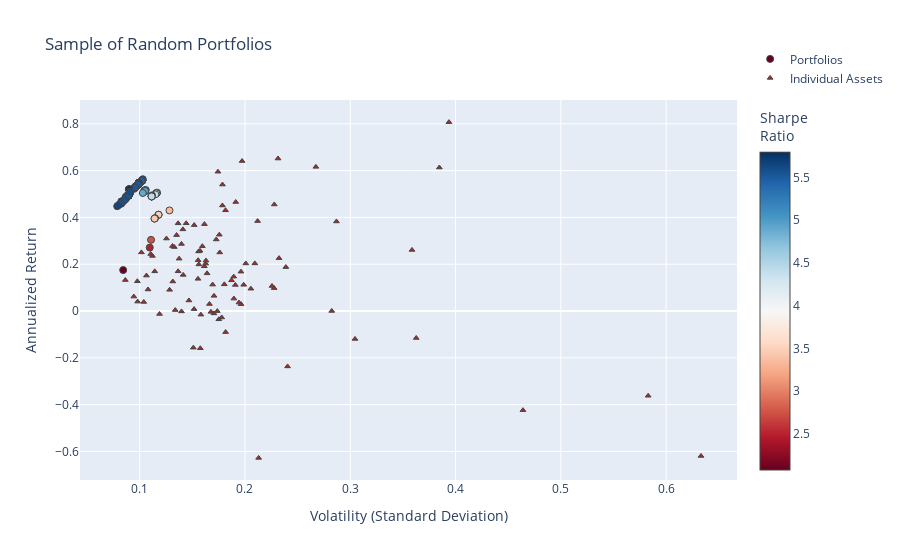

The notebook cell saved with this chart:
### Code cell
fig = go.Figure()

fig.add_trace(go.Scatter(
    x=[p["variance"]**0.5 for p in total_portfolios],  # Convert variance to volatility
    y=[p["return"] for p in total_portfolios],
    mode='markers',
    marker=dict(
        color=[p["sharpe"] for p in total_portfolios],  # Sharpe Ratio
        showscale=True,
        size=7,
        line=dict(width=1),
        colorscale="RdBu",
        colorbar=dict(title="Sharpe<br>Ratio")
    ),
    hoverinfo='text',
    text=[
        f"Return: {p['return']:.3%}<br>Volatility: {p['variance']**0.5:.3f}<br>" +
        f"Sharpe Ratio: {p['return'] / (p['variance']**0.5):.3f}<br>" +
        "<br>".join([f"{p['tickers'][i]}: Weight={p['weights'][i]:.3f}" for i in range(len(p['tickers']))])
        for p in total_portfolios
    ],
    name="Portfolios"
))

fig.add_trace(go.Scatter(
    x=volatility,
    y=annualized_returns,
    mode='markers',
    hoverinfo='text',
    hovertext=[
        f"{name} <br>Volatility: {vol:.3f} <br>Returns: {ret:.3%} <br>Sharpe Ratio: {sr:.3f}"
        for name, vol, ret, sr in zip(names, volatility, annualized_returns, sharpe_ratios)
    ],
    marker=dict(
        color='brown',
        size=5,
        symbol='triangle-up',  # Sets the marker shape to a triangle
        line=dict(width=1)
    ),
    name="Individual Assets"
))

fig.update_layout(
    title='Sample of Random Portfolios',
    xaxis_title='Volatility (Standard Deviation)',
    yaxis_title='Annualized Return',
    legend=dict(y=5
    )
)


fig.show()

### Figure 1 — Plotly figure (JSON) as saved in the notebook; plotly's stock layout.template omitted (floating-point values rounded to 4 significant figures; data arrays with more than 128 entries replaced by an {"elided": "..."} marker saying what was removed)
{"data": [{"hoverinfo": "text", "marker": {"color": {"elided": "301 float values"}, "colorbar": {"title": {"text": "Sharpe<br>Ratio"}}, "colorscale": [[0, "rgb(103,0,31)"], [0.1, "rgb(178,24,43)"], [0.2, "rgb(214,96,77)"], [0.3, "rgb(244,165,130)"], [0.4, "rgb(253,219,199)"], [0.5, "rgb(247,247,247)"], [0.6, "rgb(209,229,240)"], [0.7, "rgb(146,197,222)"], [0.8, "rgb(67,147,195)"], [0.9, "rgb(33,102,172)"], [1, "rgb(5,48,97)"]], "line": {"width": 1}, "showscale": true, "size": 7}, "mode": "markers", "name": "Portfolios", "text": {"elided": "301 str values"}, "type": "scatter", "x": {"elided": "301 float values"}, "y": {"elided": "301 float values"}}, {"hoverinfo": "text", "hovertext": ["CRM_Close <br>Volatility: 0.156 <br>Returns: 25.484% <br>Sharpe Ratio: 1.634", "BIIB_Close <br>Volatility: 0.228 <br>Returns: 9.799% <br>Sharpe Ratio: 0.430", "XOM_Close <br>Volatility: 0.104 <br>Returns: 3.880% <br>Sharpe Ratio: 0.374", "KR_Close <br>Volatility: 0.363 <br>Returns: -11.512% <br>Sharpe Ratio: -0.317", "MDT_Close <br>Volatility: 0.152 <br>Returns: 0.821% <br>Sharpe Ratio: 0.054", "EXC_Close <br>Volatility: 0.131 <br>Returns: 12.626% <br>Sharpe Ratio: 0.960", "DUK_Close <br>Volatility: 0.094 <br>Returns: 6.184% <br>Sharpe Ratio: 0.655", "SAP_Close <br>Volatility: 0.137 <br>Returns: 22.379% <br>Sharpe Ratio: 1.628", "T_Close <br>Volatility: 0.175 <br>Returns: -3.526% <br>Sharpe Ratio: -0.201", "DE_Close <br>Volatility: 0.179 <br>Returns: 45.118% <br>Sharpe Ratio: 2.527", "META_Close <br>Volatility: 0.173 <br>Returns: 30.584% <br>Sharpe Ratio: 1.771", "NEE_Close <br>Volatility: 0.112 <br>Returns: 23.547% <br>Sharpe Ratio: 2.101", "CMCSA_Close <br>Volatility: 0.206 <br>Returns: 9.549% <br>Sharpe Ratio: 0.465", "MSFT_Close <br>Volatility: 0.152 <br>Returns: 36.718% <br>Sharpe Ratio: 2.419", "RMD_Close <br>Volatility: 0.201 <br>Returns: 20.344% <br>Sharpe Ratio: 1.013", "CPB_Close <br>Volatility: 0.240 <br>Returns: -23.666% <br>Sharpe Ratio: -0.984", "AAPL_Close <br>Volatility: 0.176 <br>Returns: 25.044% <br>Sharpe Ratio: 1.423", "V_Close <br>Volatility: 0.125 <br>Returns: 30.982% <br>Sharpe Ratio: 2.471", "BTI_Close <br>Volatility: 0.191 <br>Returns: 11.154% <br>Sharpe Ratio: 0.584", "GIS_Close <br>Volatility: 0.174 <br>Returns: -0.030% <br>Sharpe Ratio: -0.002", "VRTX_Close <br>Volatility: 0.385 <br>Returns: 61.334% <br>Sharpe Ratio: 1.595", "HD_Close <br>Volatility: 0.135 <br>Returns: 32.454% <br>Sharpe Ratio: 2.404", "ADBE_Close <br>Volatility: 0.228 <br>Returns: 45.540% <br>Sharpe Ratio: 1.999", "ORCL_Close <br>Volatility: 0.187 <br>Returns: 13.134% <br>Sharpe Ratio: 0.701", "BA_Close <br>Volatility: 0.174 <br>Returns: 59.541% <br>Sharpe Ratio: 3.416", "AMD_Close <br>Volatility: 0.583 <br>Returns: -36.203% <br>Sharpe Ratio: -0.621", "RTX_Close <br>Volatility: 0.136 <br>Returns: 16.980% <br>Sharpe Ratio: 1.244", "BMY_Close <br>Volatility: 0.180 <br>Returns: 11.411% <br>Sharpe Ratio: 0.633", "DIS_Close <br>Volatility: 0.158 <br>Returns: -1.539% <br>Sharpe Ratio: -0.097", "BSX_Close <br>Volatility: 0.170 <br>Returns: -1.012% <br>Sharpe Ratio: -0.059", "F_Close <br>Volatility: 0.166 <br>Returns: 2.996% <br>Sharpe Ratio: 0.180", "SYY_Close <br>Volatility: 0.161 <br>Returns: 19.125% <br>Sharpe Ratio: 1.185", "SRE_Close <br>Volatility: 0.134 <br>Returns: 0.416% <br>Sharpe Ratio: 0.031", "JNJ_Close <br>Volatility: 0.114 <br>Returns: 16.968% <br>Sharpe Ratio: 1.485", "UA_Close <br>Volatility: 0.464 <br>Returns: -42.368% <br>Sharpe Ratio: -0.913", "PM_Close <br>Volatility: 0.140 <br>Returns: -0.165% <br>Sharpe Ratio: -0.012", "RDY_Close <br>Volatility: 0.304 <br>Returns: -11.923% <br>Sharpe Ratio: -0.392", "AMZN_Close <br>Volatility: 0.212 <br>Returns: 38.442% <br>Sharpe Ratio: 1.813", "SYK_Close <br>Volatility: 0.155 <br>Returns: 21.732% <br>Sharpe Ratio: 1.398", "WFC_Close <br>Volatility: 0.171 <br>Returns: 6.484% <br>Sharpe Ratio: 0.380", "BABA_Close <br>Volatility: 0.267 <br>Returns: 61.610% <br>Sharpe Ratio: 2.305", "ABT_Close <br>Volatility: 0.140 <br>Returns: 28.667% <br>Sharpe Ratio: 2.053", "EMR_Close <br>Volatility: 0.163 <br>Returns: 20.267% <br>Sharpe Ratio: 1.246", "WMT_Close <br>Volatility: 0.182 <br>Returns: 43.058% <br>Sharpe Ratio: 2.372", "ABBV_Close <br>Volatility: 0.179 <br>Returns: 54.051% <br>Sharpe Ratio: 3.026", "JPM_Close <br>Volatility: 0.156 <br>Returns: 19.920% <br>Sharpe Ratio: 1.276", "GILD_Close <br>Volatility: 0.189 <br>Returns: 5.321% <br>Sharpe Ratio: 0.281", "HON_Close <br>Volatility: 0.102 <br>Returns: 25.067% <br>Sharpe Ratio: 2.467", "ISRG_Close <br>Volatility: 0.191 <br>Returns: 46.587% <br>Sharpe Ratio: 2.436", "SNAP_Close <br>Volatility: 0.633 <br>Returns: -61.938% <br>Sharpe Ratio: -0.978", "INTC_Close <br>Volatility: 0.176 <br>Returns: 32.628% <br>Sharpe Ratio: 1.858", "KO_Close <br>Volatility: 0.086 <br>Returns: 13.237% <br>Sharpe Ratio: 1.533", "MCD_Close <br>Volatility: 0.136 <br>Returns: 37.497% <br>Sharpe Ratio: 2.748", "MA_Close <br>Volatility: 0.144 <br>Returns: 37.500% <br>Sharpe Ratio: 2.602", "MS_Close <br>Volatility: 0.196 <br>Returns: 16.831% <br>Sharpe Ratio: 0.858", "PYPL_Close <br>Volatility: 0.231 <br>Returns: 65.170% <br>Sharpe Ratio: 2.817", "GOOGL_Close <br>Volatility: 0.157 <br>Returns: 25.766% <br>Sharpe Ratio: 1.638", "K_Close <br>Volatility: 0.182 <br>Returns: -9.007% <br>Sharpe Ratio: -0.496", "PEP_Close <br>Volatility: 0.098 <br>Returns: 12.729% <br>Sharpe Ratio: 1.302", "SO_Close <br>Volatility: 0.119 <br>Returns: -1.259% <br>Sharpe Ratio: -0.106", "CSCO_Close <br>Volatility: 0.164 <br>Returns: 16.111% <br>Sharpe Ratio: 0.982", "ETN_Close <br>Volatility: 0.155 <br>Returns: 13.763% <br>Sharpe Ratio: 0.886", "LMT_Close <br>Volatility: 0.110 <br>Returns: 24.360% <br>Sharpe Ratio: 2.206", "CVX_Close <br>Volatility: 0.141 <br>Returns: 15.444% <br>Sharpe Ratio: 1.093", "AEP_Close <br>Volatility: 0.106 <br>Returns: 15.149% <br>Sharpe Ratio: 1.424", "PFE_Close <br>Volatility: 0.108 <br>Returns: 9.217% <br>Sharpe Ratio: 0.854", "TXN_Close <br>Volatility: 0.161 <br>Returns: 37.142% <br>Sharpe Ratio: 2.300", "VZ_Close <br>Volatility: 0.169 <br>Returns: 11.300% <br>Sharpe Ratio: 0.668", "QCOM_Close <br>Volatility: 0.239 <br>Returns: 18.777% <br>Sharpe Ratio: 0.786", "MO_Close <br>Volatility: 0.178 <br>Returns: -2.746% <br>Sharpe Ratio: -0.154", "ACN_Close <br>Volatility: 0.133 <br>Returns: 27.346% <br>Sharpe Ratio: 2.059", "LLY_Close <br>Volatility: 0.147 <br>Returns: 4.513% <br>Sharpe Ratio: 0.308", "GS_Close <br>Volatility: 0.196 <br>Returns: 2.945% <br>Sharpe Ratio: 0.150", "GM_Close <br>Volatility: 0.189 <br>Returns: 14.706% <br>Sharpe Ratio: 0.777", "UNH_Close <br>Volatility: 0.141 <br>Returns: 34.904% <br>Sharpe Ratio: 2.475", "DHR_Close <br>Volatility: 0.128 <br>Returns: 9.067% <br>Sharpe Ratio: 0.706", "NVDA_Close <br>Volatility: 0.394 <br>Returns: 80.734% <br>Sharpe Ratio: 2.051", "BAC_Close <br>Volatility: 0.209 <br>Returns: 20.360% <br>Sharpe Ratio: 0.972", "GE_Close <br>Volatility: 0.213 <br>Returns: -62.754% <br>Sharpe Ratio: -2.947", "TSLA_Close <br>Volatility: 0.359 <br>Returns: 26.105% <br>Sharpe Ratio: 0.728", "TMO_Close <br>Volatility: 0.163 <br>Returns: 21.553% <br>Sharpe Ratio: 1.323", "IBM_Close <br>Volatility: 0.158 <br>Returns: -15.905% <br>Sharpe Ratio: -1.009", "AMGN_Close <br>Volatility: 0.168 <br>Returns: -0.355% <br>Sharpe Ratio: -0.021", "GOOG_Close <br>Volatility: 0.160 <br>Returns: 27.711% <br>Sharpe Ratio: 1.737", "EW_Close <br>Volatility: 0.232 <br>Returns: 22.603% <br>Sharpe Ratio: 0.973", "NKE_Close <br>Volatility: 0.226 <br>Returns: 10.695% <br>Sharpe Ratio: 0.474", "MMM_Close <br>Volatility: 0.131 <br>Returns: 27.772% <br>Sharpe Ratio: 2.118", "PG_Close <br>Volatility: 0.098 <br>Returns: 4.023% <br>Sharpe Ratio: 0.410", "MRK_Close <br>Volatility: 0.151 <br>Returns: -15.661% <br>Sharpe Ratio: -1.038", "ZBH_Close <br>Volatility: 0.194 <br>Returns: 3.617% <br>Sharpe Ratio: 0.186", "REGN_Close <br>Volatility: 0.282 <br>Returns: 0.032% <br>Sharpe Ratio: 0.001", "NFLX_Close <br>Volatility: 0.287 <br>Returns: 38.281% <br>Sharpe Ratio: 1.334", "COST_Close <br>Volatility: 0.199 <br>Returns: 11.208% <br>Sharpe Ratio: 0.564", "CAT_Close <br>Volatility: 0.197 <br>Returns: 64.107% <br>Sharpe Ratio: 3.250"], "marker": {"color": "brown", "line": {"width": 1}, "size": 5, "symbol": "triangle-up"}, "mode": "markers", "name": "Individual Assets", "type": "scatter", "x": [0.1559, 0.2277, 0.1039, 0.3627, 0.1517, 0.1315, 0.09441, 0.1374, 0.1751, 0.1786, 0.1727, 0.1121, 0.2056, 0.1518, 0.2008, 0.2404, 0.176, 0.1254, 0.1908, 0.1737, 0.3846, 0.135, 0.2278, 0.1872, 0.1743, 0.5829, 0.1365, 0.1804, 0.1581, 0.1705, 0.1662, 0.1614, 0.1338, 0.1143, 0.464, 0.1397, 0.3045, 0.212, 0.1555, 0.1706, 0.2673, 0.1397, 0.1627, 0.1815, 0.1786, 0.1562, 0.1895, 0.1016, 0.1912, 0.6332, 0.1756, 0.08636, 0.1365, 0.1441, 0.1962, 0.2314, 0.1573, 0.1816, 0.09778, 0.1188, 0.164, 0.1554, 0.1104, 0.1413, 0.1064, 0.1079, 0.1615, 0.1693, 0.2388, 0.1779, 0.1328, 0.1468, 0.1963, 0.1893, 0.141, 0.1284, 0.3937, 0.2094, 0.213, 0.3586, 0.163, 0.1576, 0.1677, 0.1595, 0.2323, 0.2257, 0.1311, 0.09803, 0.1509, 0.1943, 0.2824, 0.2869, 0.1988, 0.1972], "y": [0.2548, 0.09799, 0.0388, -0.1151, 0.008205, 0.1263, 0.06184, 0.2238, -0.03526, 0.4512, 0.3058, 0.2355, 0.09549, 0.3672, 0.2034, -0.2367, 0.2504, 0.3098, 0.1115, -0.0003009, 0.6133, 0.3245, 0.4554, 0.1313, 0.5954, -0.362, 0.1698, 0.1141, -0.01539, -0.01012, 0.02996, 0.1912, 0.004163, 0.1697, -0.4237, -0.001647, -0.1192, 0.3844, 0.2173, 0.06484, 0.6161, 0.2867, 0.2027, 0.4306, 0.5405, 0.1992, 0.05321, 0.2507, 0.4659, -0.6194, 0.3263, 0.1324, 0.375, 0.375, 0.1683, 0.6517, 0.2577, -0.09007, 0.1273, -0.01259, 0.1611, 0.1376, 0.2436, 0.1544, 0.1515, 0.09217, 0.3714, 0.113, 0.1878, -0.02746, 0.2735, 0.04513, 0.02945, 0.1471, 0.349, 0.09067, 0.8073, 0.2036, -0.6275, 0.261, 0.2155, -0.159, -0.00355, 0.2771, 0.226, 0.107, 0.2777, 0.04023, -0.1566, 0.03617, 0.0003193, 0.3828, 0.1121, 0.6411]}], "layout": {"legend": {"y": 5}, "title": {"text": "Sample of Random Portfolios"}, "xaxis": {"title": {"text": "Volatility (Standard Deviation)"}}, "yaxis": {"title": {"text": "Annualized Return"}}}}
